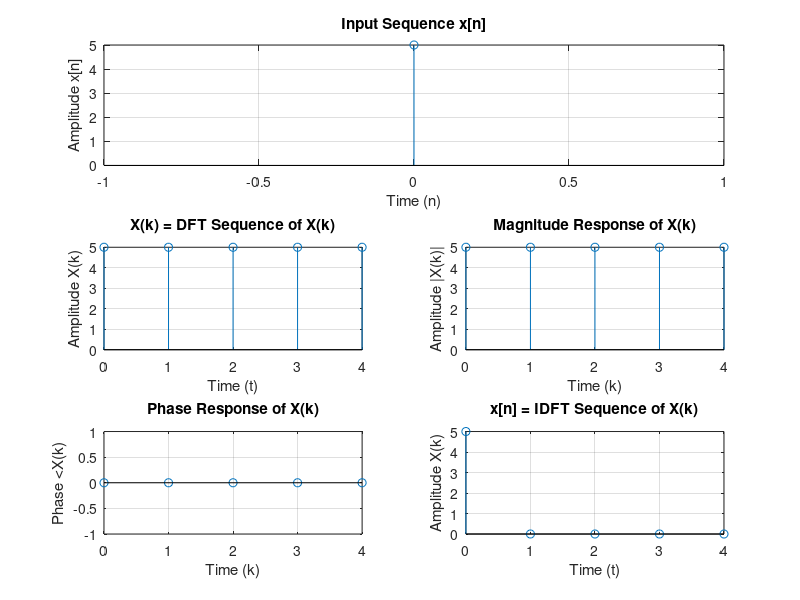

The MATLAB source for this figure:

x=input('Enter the input sequence x[n] = ');
N = input('Enter the number of DFT points N = ');

xn= fft(x,N);
ixk=ifft(xn,N);
% -------------------------------------------------------------------------
% For plotting
% -------------------------------------------------------------------------

% For input sequence
t=0:length(x)-1;
subplot(3,2,[1 2]);
stem(t, x);
xlabel('Time (n)');
ylabel('Amplitude x[n]');
title('Input Sequence x[n]');
grid on;

% For DFT values X(k)
t=0:N-1;
subplot(3,2,3);
stem(t,abs(xn));
xlabel('Time (t)');
ylabel('Amplitude X(k)');
title('X(k) = DFT Sequence of X(k)');
grid on

% Magnitude plot
t=0:N-1;
subplot(3,2,4);
stem(t, abs(xn));
xlabel('Time (k)');
ylabel('Amplitude |X(k)|');
title('Magnitude Response of X(k)');
grid on

% Phase plot
t=0:N-1;
subplot(3,2,5);
stem(t, angle(xn));
xlabel('Time (k)');
ylabel('Phase <X(k)');
title('Phase Response of X(k)');
grid on

% For IDFT values X(k) = x[n]
t=0:N-1;
subplot(3,2,6);
stem(t,ixk);
xlabel('Time (t)');
ylabel('Amplitude X(k)');
title('x[n] = IDFT Sequence of X(k)');
grid on